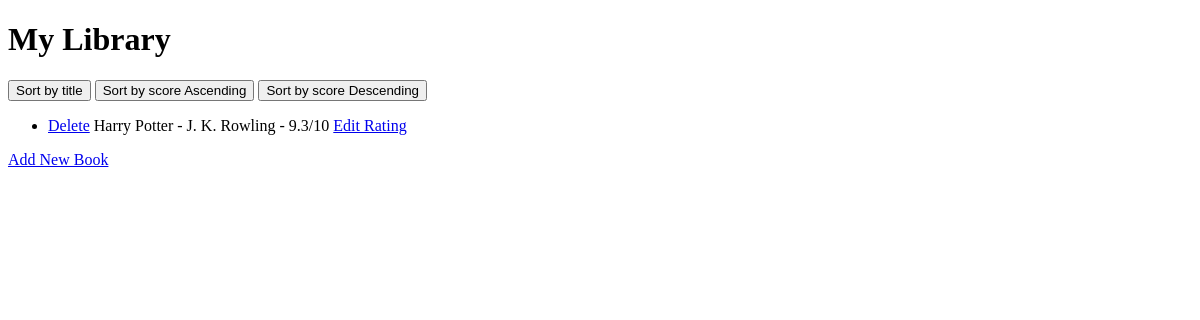
Before: / with the older database file.
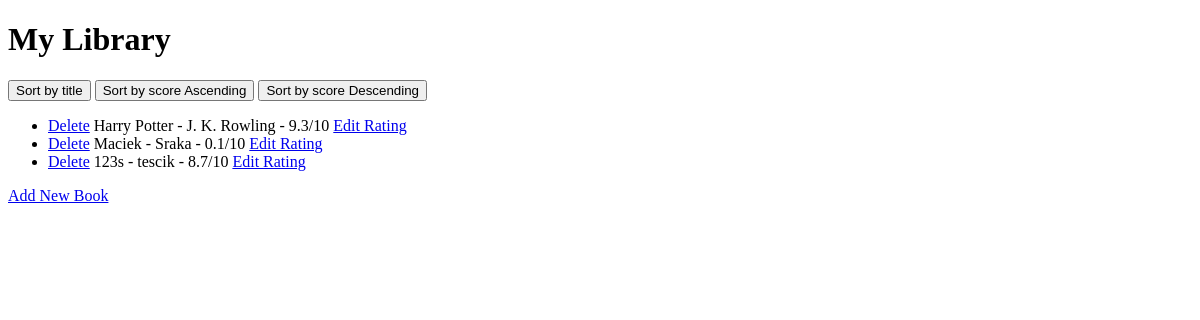
After: the same page with the newer database file.
### main.py (models this page shows, shortened)
class Book(db.Model):
  id: Mapped[int] = mapped_column(Integer, primary_key=True)
  title: Mapped[str] = mapped_column(String(250), unique=True, nullable=False)
  author: Mapped[str] = mapped_column(String(250), nullable=False)
  rating: Mapped[float] = mapped_column(Float, nullable=False)

### main.py (the view, shortened to what this page needs)
@app.route('/', methods=['GET', 'POST'])
def home():
    books = db.session.query(Book).all()
    db.session.query(Book.rating).all()
    return render_template("index.html", books=books)

### templates/index.html (shortened to what this page needs)
<!DOCTYPE html>
<html lang="en">
<head>
</head>
<body>
<h1>My Library</h1>
    <form action="{{ url_for('home') }}" method="POST">
        <button name="Sort" value="bytitle">Sort by title</button>
        <button name="Sort" value="byscoreAsc">Sort by score Ascending</button>
        <button name="Sort" value="byscoreDesc">Sort by score Descending</button>
    </form>
    <ul>
        {% for book in books %}
        <li>
            <a href="{{ url_for('delete', id=book.id) }}">Delete</a>
            {{book.title}} - {{book.author}} - {{book.rating}}/10
            <a href="{{ url_for('edit', id=book.id) }}">Edit Rating</a>
        </li>
        {% endfor %}
    </ul>
<a href="{{ url_for('add') }}">Add New Book</a>
</body>
</html>

Changed rows visible on the page:
added Book: title "Maciek", author "Sraka", rating "0.1"
added Book: title "123s", author "tescik", rating "8.7"
